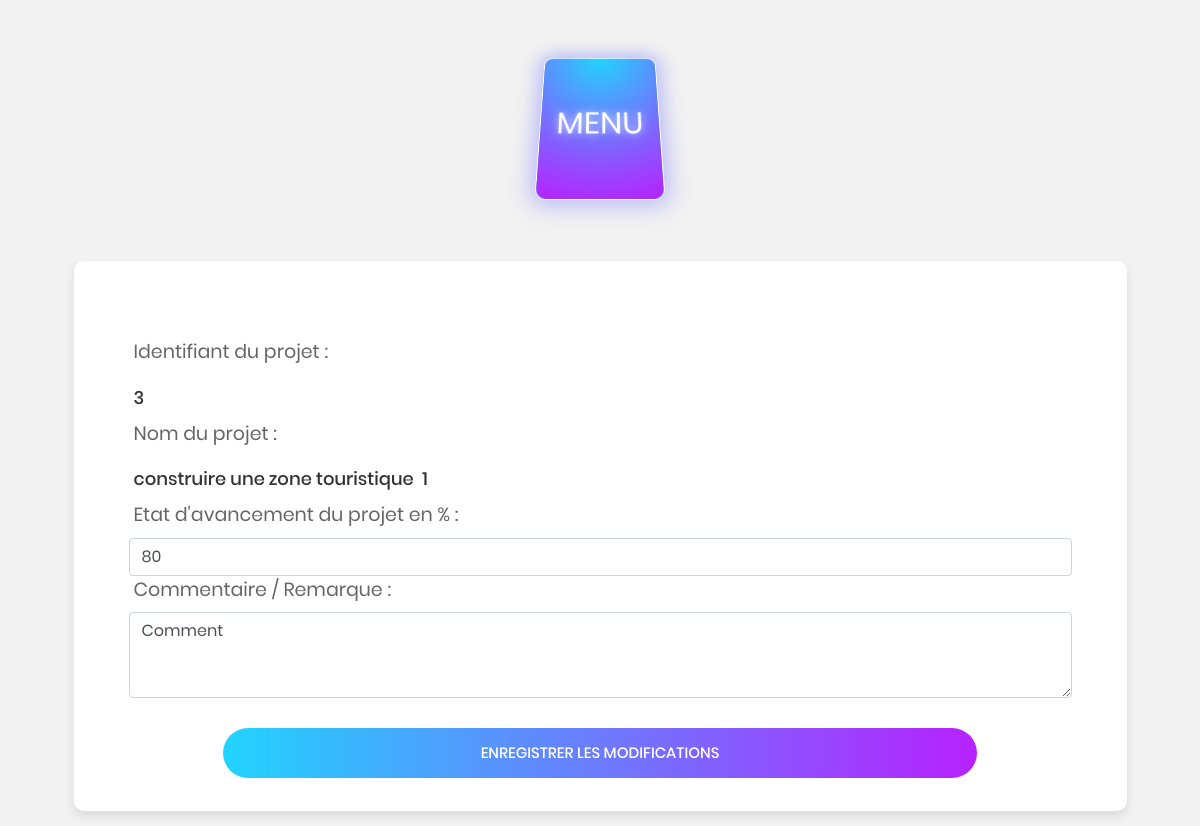
/Etat_avancement.php?Etat=3, run on the app's committed database.
### tables this page shows
CREATE TABLE `avancementprojet` (
  `ID_AP` int(10) NOT NULL,
  `idprojet` int(10) NOT NULL,
  `iduser` int(10) DEFAULT NULL,
  `Label` varchar(50) DEFAULT NULL,
  `Etat` float DEFAULT NULL,
  `Commentaire` text
);

### Etat_avancement.php (the view, shortened to what this page needs)
<!DOCTYPE html>
<?php include('database.php') ?>
<html>
<head>
  <link rel="stylesheet" type="text/css" href="./vendor/bootstrap/css/bootstrap.css">
  <link rel="stylesheet" type="text/css" href="./fonts/font-awesome-4.7.0/css/font-awesome.min.css">
  <link rel="stylesheet" type="text/css" href="./fonts/iconic/css/material-design-iconic-font.min.css">
  <link rel="stylesheet" type="text/css" href="./css/util.css">
  <link rel="stylesheet" type="text/css" href="./css/main.css">
</head>
<header>
 <div style="background: #f2f2f2;">
<?php
include "MenuDesign.php";
$id = intval($_GET['Etat']);
?>
</div>
</header>
<body>
<?php
	$sql = "SELECT * FROM `avancementprojet` WHERE idprojet = $id";
	$rs = mysqli_query($bdd, $sql);
	$fetchRow = mysqli_fetch_assoc($rs);
?>
  <div class="limiter">
    <div class="container-main100">
      <div class="wrap-main-body">
<form method="POST">
		   <label align="right">Identifiant du projet :</label>
            <input class="input100" type="text" name="id" id="" value="<?php echo $fetchRow['idprojet']?>" readonly="readonly">
		  <label align="right">Nom du projet :</label>
            <input class="input100" type="text" name="nom" id="" value="<?php echo $fetchRow['Label']?>"  readonly="readonly">
		  <label align="right">Etat d'avancement du projet en % : </label>
<input type="number"class="form-control" placeholder="  %"   id="etat" name="etat" min="0" max="100" value="<?php  echo $fetchRow['Etat'];  ?>">
		  <label align="right">Commentaire / Remarque :</label>
		  <br>
            <textarea onclick="disable(2)" class="form-control" cols="53" rows="3" placeholder="Commentaire"  name="commentaire" id="comment" ><?php echo $fetchRow['Commentaire']?></textarea>
		<div class="container-main-form-btn" style=" padding-top: 30px;">
            <div class="wrap-main100-form-btn">
              <div class="main100-form-bgbtn"></div>
              <button type="submit" class="main100-form-btn" name="Valider">
                Enregistrer les modifications
              </button>
            </div>
          </div>
</form>
</div>
</div>
</div>
</body>
</html>

### css/main.css (style rules this page uses)
* { margin: 0px; padding: 0px; box-sizing: border-box; }
body, html { height: 100%; font-family: Poppins-Regular, sans-serif; }
header { background: #f2f2f2; }
body { background: #f2f2f2 !important ; }
label { font-family: Poppins-Regular; font-size: 19px; color: #666666; line-height: 1.5; padding-left: 5px; }
input { outline: none; border: none; }
textarea { outline: none; border: none; }
button { outline: none !important; border: none; background: transparent; }
.limiter { width: 100%; margin: 0 auto; }
.container-main100 { width: 100%; display: -webkit-box; display: -webkit-flex; display: -moz-box; display: -ms-flexbox; display: flex; flex-wrap: wrap; justify-content: center; align-items: center; padding: 15px; background: #f2f2f2; }
.wrap-main-body { width: 90%; background: #fff; border-radius: 10px; overflow: hidden; padding: 77px 55px 33px 55px; box-shadow: 0 5px 10px 0px rgba(0, 0, 0, 0.1); -moz-box-shadow: 0 5px 10px 0px rgba(0, 0, 0, 0.1); -webkit-box-shadow: 0 5px 10px 0px rgba(0, 0, 0, 0.1); -o-box-shadow: 0 5px 10px 0px rgba(0, 0, 0, 0.1); -ms-box-shadow: 0 5px 10px 0px rgba(0, 0, 0, 0.1); }
.input100 { font-family: Poppins-Regular; font-size: 15px; color: #555555; line-height: 1.2; display: block; width: 100%; height: 45px; background: transparent; padding: 0 5px; }
.input100 { display: block; width: 100%; background: transparent; font-family: Poppins-Medium; font-size: 18px; color: #333333; line-height: 1.2; padding: 0 5px; }
.wrap-main100-form-btn { width: 80%; display: block; position: relative; z-index: 1; border-radius: 25px; overflow: hidden; margin: 0 auto; }
.main100-form-bgbtn { position: absolute; z-index: -1; width: 300%; height: 100%; background: #a64bf4; background: -webkit-linear-gradient(right, #21d4fd, #b721ff, #21d4fd, #b721ff); background: -o-linear-gradient(right, #21d4fd, #b721ff, #21d4fd, #b721ff); background: -moz-linear-gradient(right, #21d4fd, #b721ff, #21d4fd, #b721ff); background: linear-gradient(right, #21d4fd, #b721ff, #21d4fd, #b721ff); top: 0; left: -100%; -webkit-transition: all 0.4s; -o-transition: all 0.4s; -moz-transition: all 0.4s; transition: all 0.4s; }
.main100-form-btn { font-family: Poppins-Medium; font-size: 15px; color: #fff; line-height: 1.2; text-transform: uppercase; display: -webkit-box; display: -webkit-flex; display: -moz-box; display: -ms-flexbox; display: flex; justify-content: center; align-items: center; padding: 0 20px; width: 100%; height: 50px; }

### data on the page
avancementprojet: id "3", nom "construire une zone touristique 1", etat "80", commentaire "Comment"
